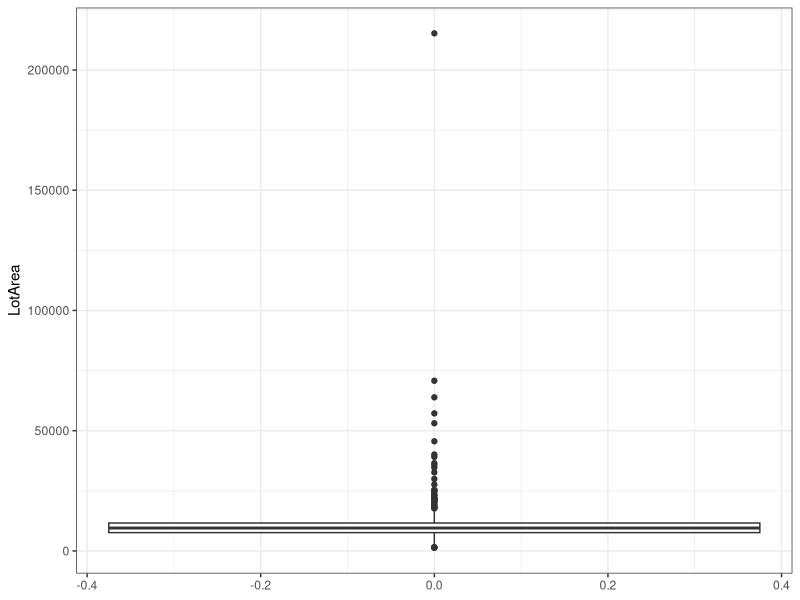
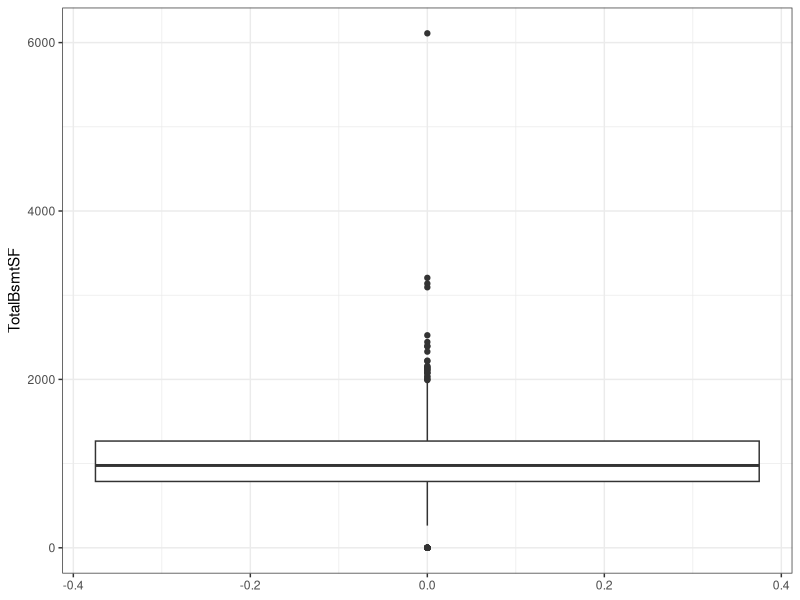
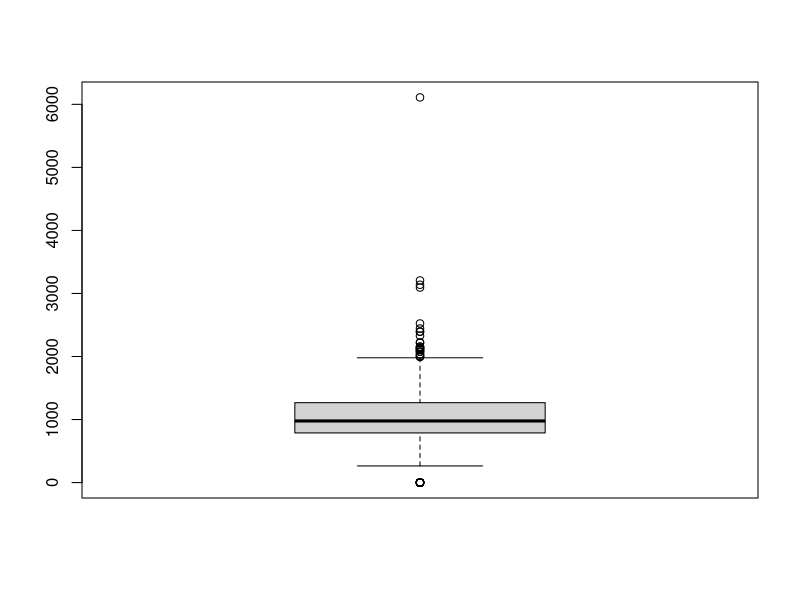
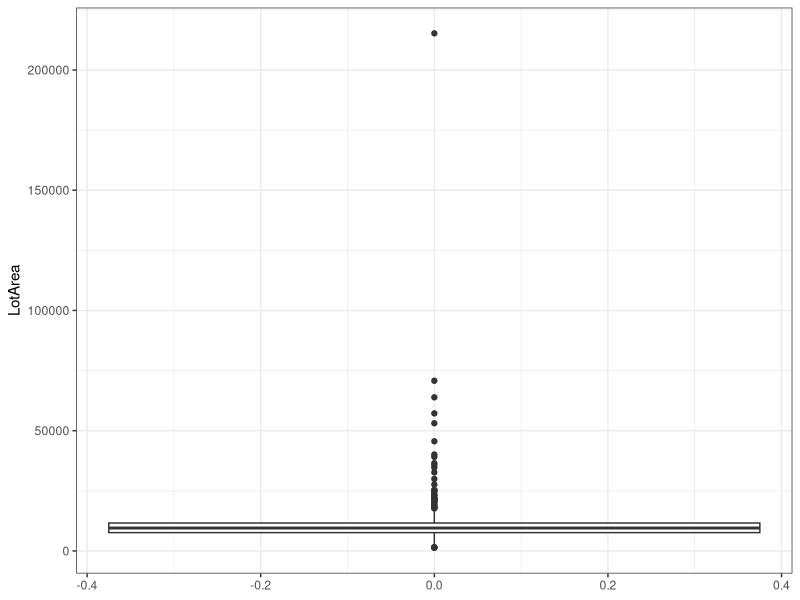
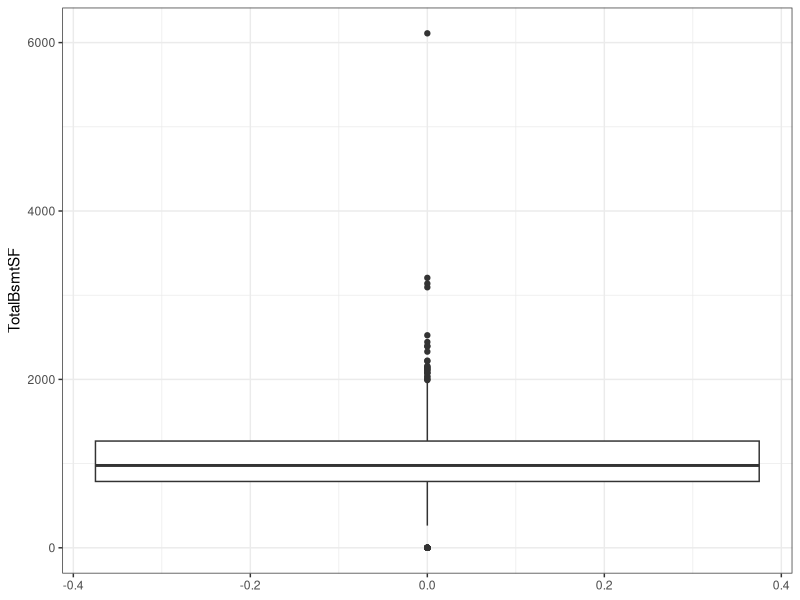

The R source for these figures, in order:
library(tidyverse)
library(Hmisc)

df <- read_csv("data/train_df.csv")


ggplot(df, aes(y = LotArea))+ geom_boxplot() + theme_bw()

ggsave("boxplot_lotarea.pdf", device = "pdf", dpi =  "retina", 
       height = 6, width = 3, units = "in")

ggplot(df, aes(y = TotalBsmtSF))+ geom_boxplot() + theme_bw()

ggsave("boxplot_totalmbsmt.pdf", device = "pdf", dpi =  "retina", 
       height = 6, width = 3, units = "in")


boxplot(df$TotalBsmtSF)

describe(df$LotArea)
describe(df$TotalBsmtSF)

df %>% filter(LotArea > 80000)%>% select(y_train)
df %>% filter(TotalBsmtSF > 6000) %>% select(y_train)
